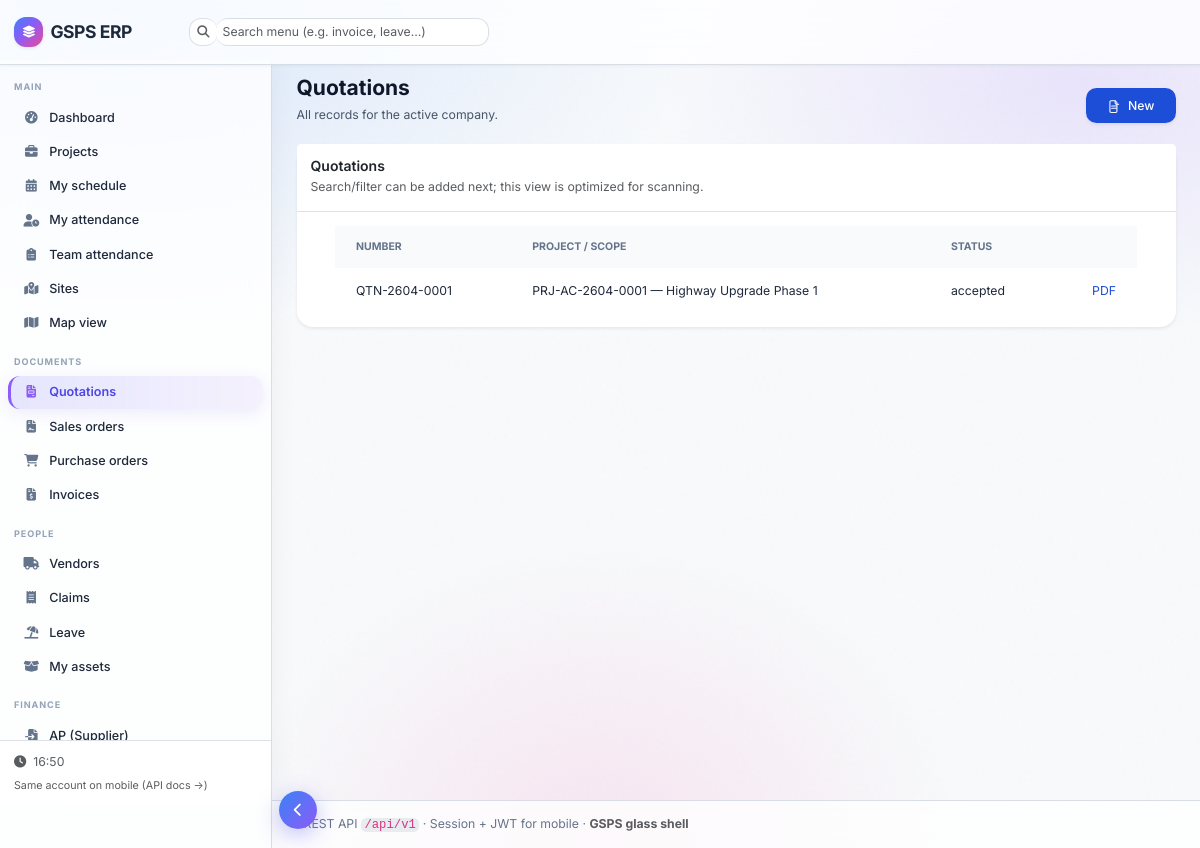
The page /quotations (signed in) on the database its author committed.
### app/models/entities.py (models this page shows)
class Quotation(Base):
    __tablename__ = "quotations"
    id: Mapped[int] = mapped_column(primary_key=True)
    company_id: Mapped[int] = mapped_column(ForeignKey("companies.id", ondelete="CASCADE"))
    project_id: Mapped[int | None] = mapped_column(
        ForeignKey("projects.id", ondelete="SET NULL"), nullable=True
    )
    number: Mapped[str] = mapped_column(String(64), unique=True, index=True)
    status: Mapped[DocStatus] = mapped_column(Enum(DocStatus), default=DocStatus.draft)
    valid_until: Mapped[date | None] = mapped_column(Date, nullable=True)
    tax_percent: Mapped[Decimal] = mapped_column(Numeric(8, 4), default=Decimal("0"))
    notes: Mapped[str | None] = mapped_column(Text, nullable=True)
    created_by_id: Mapped[int | None] = mapped_column(ForeignKey("users.id"), nullable=True)
    created_at: Mapped[datetime] = mapped_column(DateTime(timezone=True), server_default=func.now())
    prospect_client_name: Mapped[str | None] = mapped_column(String(300), nullable=True)
    prospect_project_name: Mapped[str | None] = mapped_column(String(300), nullable=True)
    quote_currency: Mapped[str] = mapped_column(String(8), default="USD")
    project: Mapped["Project | None"] = relationship(back_populates="quotations")
    lines: Mapped[list["QuotationLine"]] = relationship(
        back_populates="quotation", cascade="all, delete-orphan", order_by="QuotationLine.position"
    )

### app/routers/web.py (the view)
@router.get("/quotations", response_class=HTMLResponse)
async def quotations_list(
    request: Request,
    user: User = Depends(get_current_user_web),
    db: AsyncSession = Depends(get_db),
    company_id: int = Depends(get_active_company_id),
):
    r = await db.execute(
        select(Quotation)
        .options(selectinload(Quotation.project))
        .where(Quotation.company_id == company_id)
        .order_by(Quotation.created_at.desc())
    )
    rows = []
    for q in r.scalars().unique().all():
        if q.project:
            proj_cell = f"{q.project.code} — {q.project.name}"
        else:
            pc = q.prospect_client_name or ""
            proj_cell = (q.prospect_project_name or "—") + (f" · {pc}" if pc else "")
        actions = f'<a class="text-brand-700 hover:underline" href="/quotations/{q.id}.pdf">PDF</a>'
        if q.status in (DocStatus.draft, DocStatus.sent):
            actions += (
                f'<form method="post" action="/quotations/{q.id}/accept" class="inline ml-3">'
                '<button type="submit" class="text-xs font-medium text-white bg-emerald-700 hover:bg-emerald-800 px-2 py-1 rounded-lg">Accept</button></form>'
            )
        rows.append([q.number, proj_cell, q.status.value, actions])
    return templates.TemplateResponse(
        "doc_list.html",
        _tc(
            {
                "request": request,
                "user": user,
                "title": "Quotations",
                "headers": ["Number", "Project / scope", "Status", ""],
                "rows": rows,
                "new_href": "/quotations/new",
            }
        ),
    )

### app/templates/doc_list.html (shortened to what this page needs)
{% extends "base.html" %}
{% block content %}
{% from "partials/ui.html" import btn, card %}
<div class="flex flex-col md:flex-row md:items-end md:justify-between gap-4 mb-6">
  <div>
    <h1 class="text-2xl font-bold text-slate-900">{{ title }}</h1>
    <p class="text-sm text-slate-600 mt-1">All records for the active company.</p>
  </div>
  <div class="flex items-center gap-2">
    {% if new_href %}{{ btn("New", href=new_href, kind="primary", icon_name="doc") }}{% endif %}
  </div>
</div>
{% call card(title, "Search/filter can be added next; this view is optimized for scanning.") %}
  <div class="overflow-x-auto -mx-5">
    <div class="min-w-full px-5">
      <table class="min-w-full text-sm">
        <thead class="bg-slate-50 text-left text-xs uppercase text-slate-500">
          <tr>{% for h in headers %}<th class="px-4 py-3">{{ h }}</th>{% endfor %}</tr>
        </thead>
        <tbody class="divide-y divide-slate-100">
          {% for row in rows %}
          <tr class="hover:bg-slate-50/80">
            {% for cell in row %}
            <td class="px-4 py-3 {% if loop.last %}text-right{% endif %}">
              {% if loop.last %}{{ cell | safe }}{% else %}{{ cell }}{% endif %}
            </td>
            {% endfor %}
          </tr>
          {% else %}
          <tr><td colspan="10" class="px-4 py-8 text-center text-slate-500">No records.</td></tr>
          {% endfor %}
        </tbody>
      </table>
    </div>
  </div>
{% endcall %}
{% endblock %}

### app/static/css/gsps-theme.css (style rules this page uses)
:root, [data-bs-theme="light"] { --gsps-accent-a: #3b82f6; --gsps-accent-b: #8b5cf6; --gsps-accent-c: #ec4899; --gsps-success: #10b981; --bw-primary: #6366f1; --bw-primary-dark: #4f46e5; --bw-accent: #8b5cf6; --bw-surface: rgba(255, 255, 255, 0.78); --bw-surface-solid: #ffffff; --bw-canvas: #f8fafc; --bw-sidebar-w: 272px; --bw-sidebar-collapsed: 76px; --bw-navbar-h: 60px; --bw-border: rgba(148, 163, 184, 0.35); --bw-shadow: 0 8px 32px rgba(15, 23, 42, 0.07), 0 2px 8px rgba(15, 23, 42, 0.04); --bs-primary: #6366f1; --bs-primary-rgb: 99, 102, 241; --bs-link-color: #4f46e5; --bs-link-hover-color: #4338ca; --bs-body-bg: #f8fafc; --bs-body-color: #1e293b; }
html { font-size: 14px; -webkit-font-smoothing: antialiased; }
body { font-family: Inter, system-ui, -apple-system, "Segoe UI", Roboto, sans-serif; font-size: 14px; font-weight: 400; background-color: transparent !important; color: var(--bs-body-color); position: relative; }

### rows shown on the page
Quotation: number "QTN-2604-0001", row "PRJ-AC-2604-0001 — Highway Upgrade Phase 1" "accepted", cell "PDF"

### other values the page prints
{{ app_name }} "GSPS ERP"
{{ title }} "Quotations"
{{ label }} "New"
{{ subtitle }} "Search/filter can be added next; this view is optimized for scanning."
{{ h }} "NUMBER" "PROJECT / SCOPE" "STATUS"
